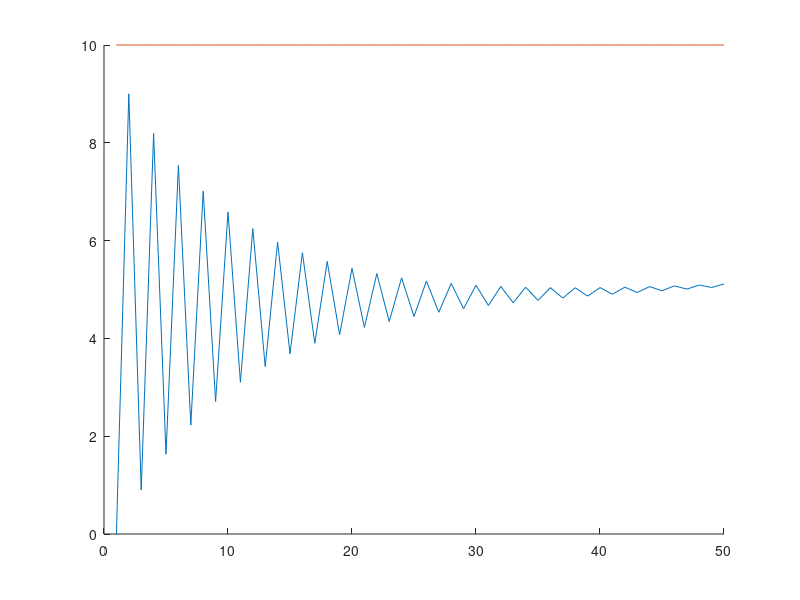

MATLAB code to generate this figure:
goal = 10;
Iterations = 50;
current_val = 0;
op = [current_val];
data(1:1,1:Iterations) = goal;

Kp = 0.8;
Ki = 0.01;
Kd = 0.9;
t = 0.1;

e = 0;
prev_e = 0;
Integral = 0;
Derivative = 0;

for i = 1:Iterations-1
    
    e = goal - current_val;
    
    Integral = Integral + (t * e);   
    Derivative = (e - prev_e) / t;
    prev_e = 0;
    prev_e = e; e = 0;
    
    output = (Kp * e) + (Ki * Integral) + (Kd * Derivative);
    
    current_val = current_val + output * t;
    op = [op current_val];
    
end

hold on;
plot (op,'DisplayName','PID Output');
plot (data,'DisplayName','Goal');
hold off;